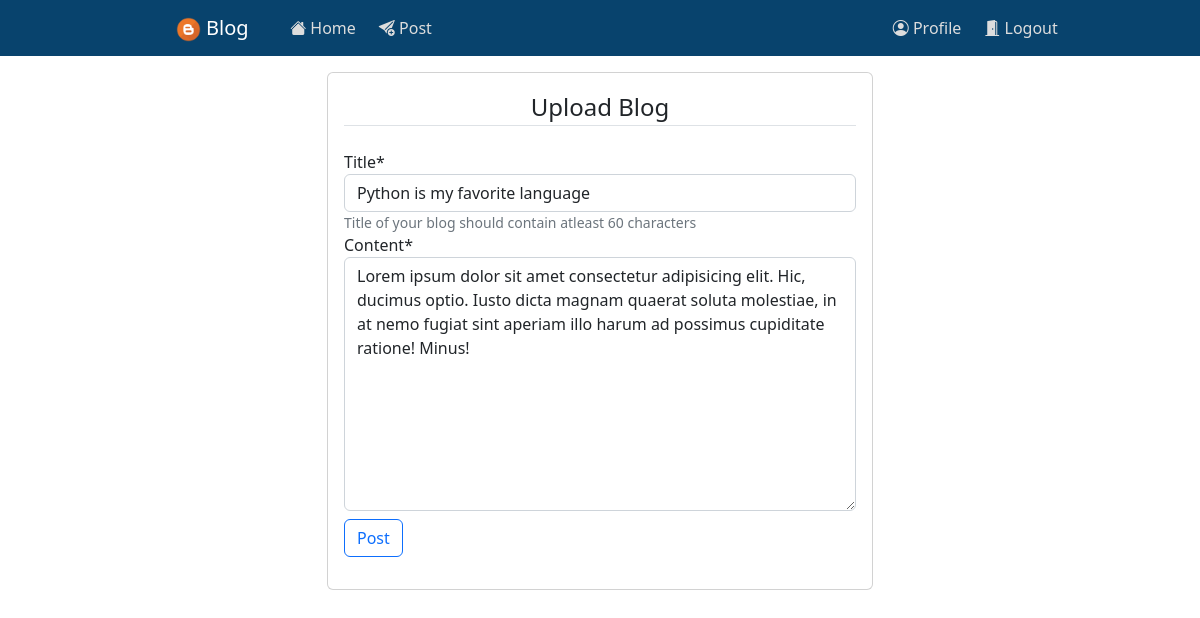
Screenshot of /users/edit-blog/a7c91ae53fb0/blogger/YuleMsee/ (signed in) with the database file from the repository.
### users/models.py (models this page shows, shortened)
class Posts(models.Model):
    id = models.CharField(max_length=12, primary_key=True, editable=False)
    blogger = models.ForeignKey(Profile, on_delete=models.CASCADE, editable=False)
    title = models.CharField(max_length=60, blank=False)
    content = models.TextField(blank=False)
    posted = models.DateTimeField(auto_now_add=True)
    edited = models.DateTimeField(auto_now=True)
    class Meta:
        ordering = ['-posted']
        verbose_name_plural = 'Posts'

### users/views.py (the view, shortened to what this page needs)
# urls.py: path('edit-blog/<str:pk>/blogger/<str:name>/', views.editblogs_view, name='edit_blog'),
@login_required(login_url='login')
@user_passes_test(lambda user: user.is_staff is False and user.is_superuser is False)
def editblogs_view(request, pk, name):
    obj = Posts.objects.get(id=pk)
    edit_blog = EditBlogsForm(instance=obj)
    context = {'edit_blog': edit_blog,}
    return render(request, 'users/edit.html', context)

### users/forms.py
class EditBlogsForm(forms.ModelForm):
    title = forms.CharField(widget=forms.TextInput(attrs={'type': 'text'}), help_text='Title of your blog should contain atleast 60 characters')
    content = forms.CharField(widget=forms.Textarea(attrs={'type': 'text'}))
    class Meta:
        model = Posts
        fields = ['title', 'content']

### users/templates/users/edit.html (shortened to what this page needs)
{% extends 'users/base.html' %}{% block title %}Edit blog{% endblock %}
{% load crispy_forms_tags %}
    {% block content %}
    <div class="container body-container">
        <div class="row">
            <div class="col-md-6 offset-sm-3">
                <div class="card card-body">
                    <form action="" method="post">
                        <fieldset class="form-group">
                            <legend class="border-bottom mb-4 text-center">Upload Blog</legend>
                            {{edit_blog|crispy}}
                        </fieldset>
                        <div class="form-group mt-2">
                            <button type="submit" class="btn btn-outline-primary">Post</button>
                        </div>
                    </form>
                </div>
            </div>
        </div>
    </div>
    {% endblock %}

### static/css/styles.css (style rules this page uses)
* { box-sizing: border-box; }
.body-container { margin-top: 6%; }
.body-container .card { margin-bottom: 15px; }

### rows the page displays
Posts: title "Python is my favorite language", content "Lorem ipsum dolor sit amet consectetur adipisicing elit. Hic, ducimus optio. Iusto dicta magnam quaerat soluta molestiae, in at nemo fugiat sint aperiam illo harum ad possimus cupiditate ratione! Minus!"
